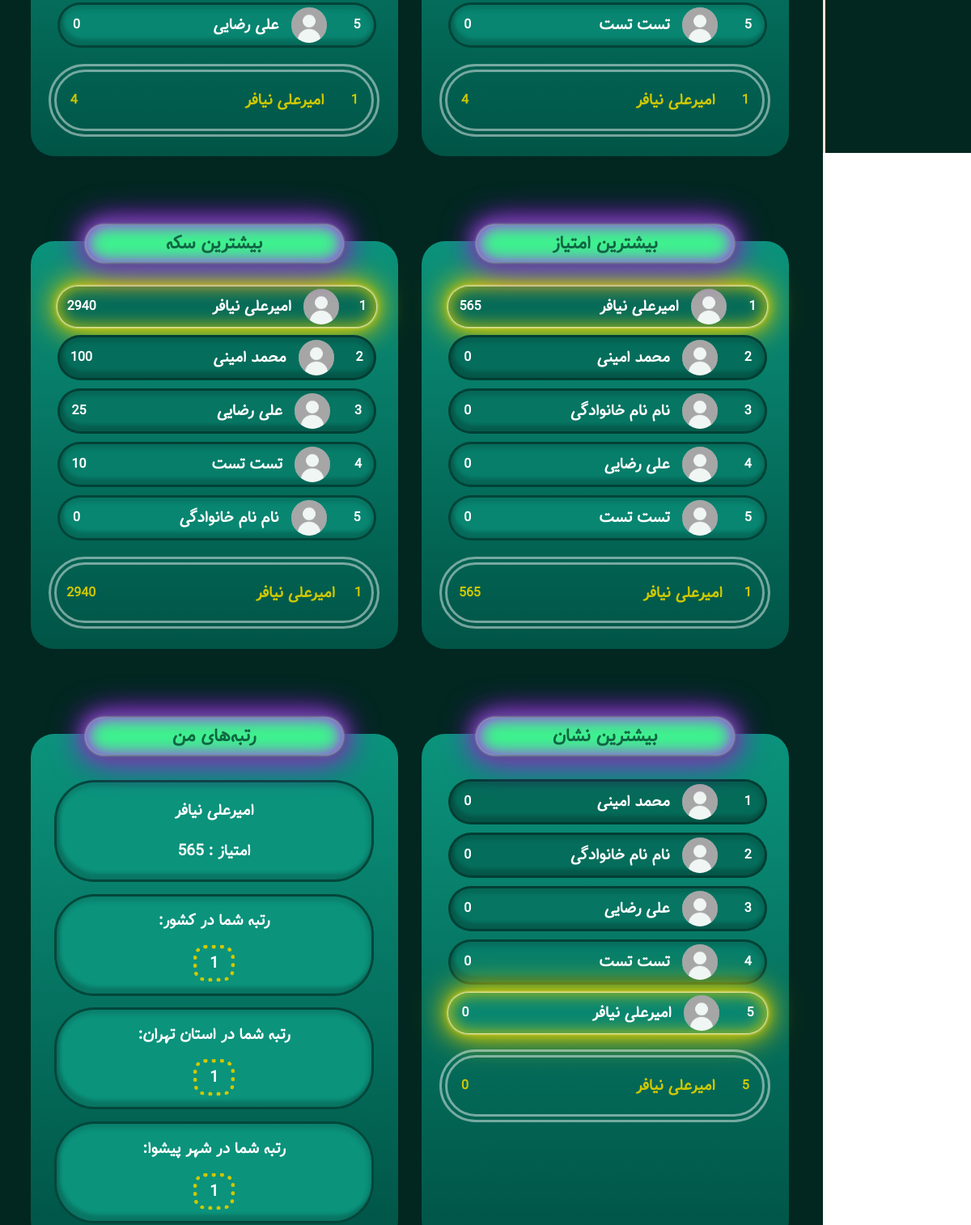
The app's page /club (signed in, middle part), older data.
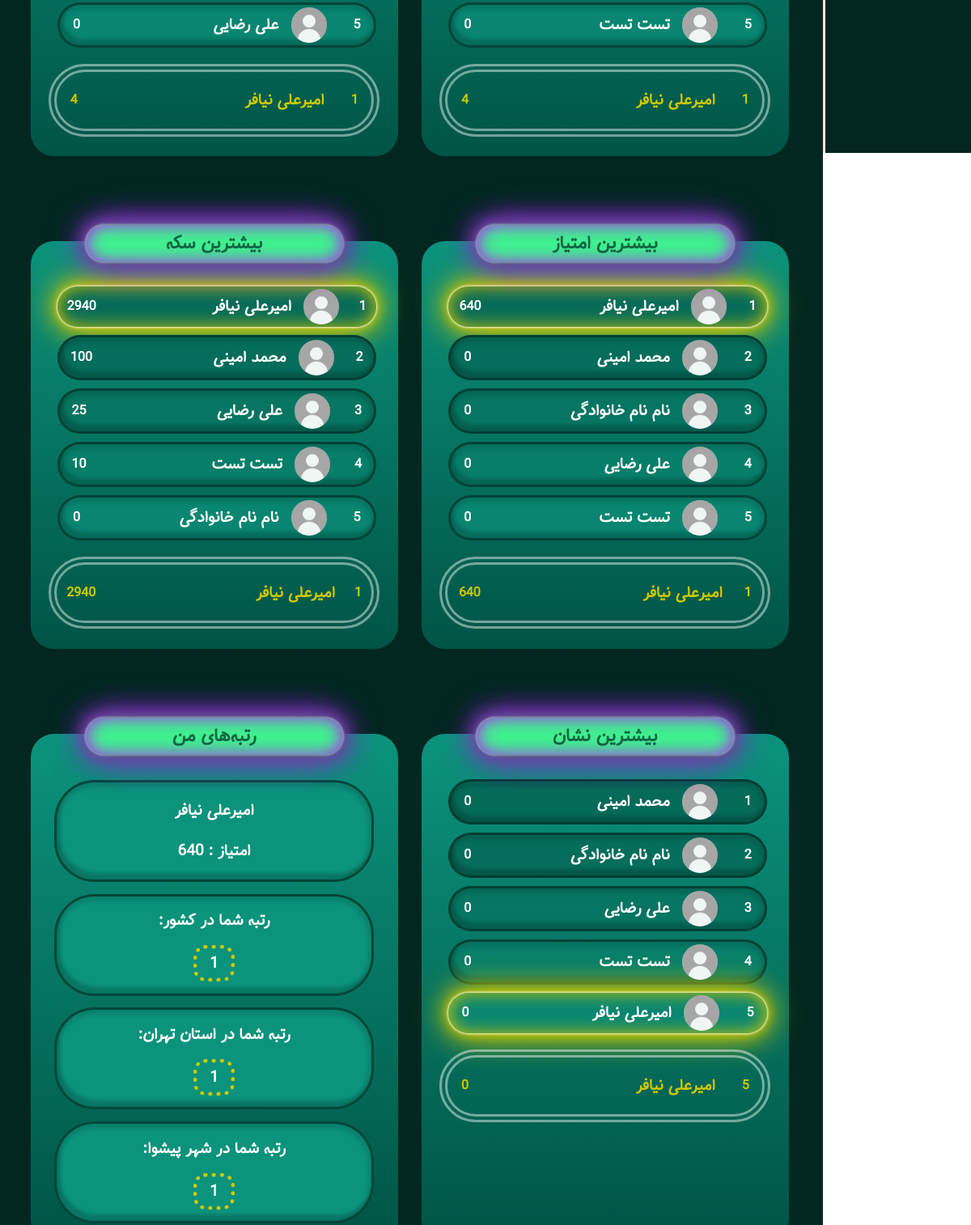
The same page, newer data.
### models/user.py (models this page shows)
class User(db.Model, UserMixin):
    __tablename__ = "users"
    id = Column(Integer, primary_key=True)
    name = Column(String, nullable=False, unique=True, index=True)
    username = Column(String, nullable=False, unique=True, index=True)
    password = Column(String, nullable=False, unique=True, index=True)
    code = Column(Integer, nullable=False, unique=True, index=True)
    phone = Column(String, nullable=False, index=True)
    email = Column(String, nullable=False, index=True)
    grade = Column(String, nullable=False, index=True)
    birth = Column(String, nullable=False, index=True)  #1340 - 1397
    gender = Column(String, nullable=False, index=True)
    type = Column(String, nullable=False, index=True)
    invite_code = Column(String, nullable=False, index=True)
    invite_auth = Column(String, nullable=False, index=True)
    msg_code = Column(Integer, index=True)
    province = Column(String, index=True)
    city = Column(String, index=True)
    school_name = Column(String, index=True)
    school_type = Column(String, index=True)
    home_addres = Column(String, index=True)
    recognition = Column(String, index=True)
    final = Column(Integer, default=0, index=True)
    authentication = Column(Integer, default=0, index=True)
    downloads = Column(Integer, default=2, index=True)
    coin = Column(Integer, default=0, index=True)
    point = Column(Integer, default=0, index=True)
    badge = Column(Integer, default=0, index=True)
    like = Column(Integer, default=0, index=True)
    invite = Column(Integer, default=0, index=True)

### blueprints/user.py (the view)
@app.route('/club',  strict_slashes=False)
@login_required
def club():
    top_coins = User.query.order_by(User.coin.desc()).limit(10).all()
    top_points = User.query.order_by(User.point.desc()).limit(10).all()
    top_likes = User.query.order_by(User.like.desc()).limit(10).all()
    top_badges = User.query.order_by(User.badge.desc()).limit(10).all()
    top_invites = User.query.order_by(User.invite.desc()).limit(10).all()
    rank_coins = User.query.order_by(User.coin.desc()).all().index(current_user)+1
    rank_points = User.query.order_by(User.point.desc()).all().index(current_user)+1
    rank_likes = User.query.order_by(User.like.desc()).all().index(current_user)+1
    rank_badges = User.query.order_by(User.badge.desc()).all().index(current_user)+1
    rank_invites = User.query.order_by(User.invite.desc()).all().index(current_user)+1
    province_rank = User.query.filter(User.province==current_user.province).order_by(User.point.desc()).all().index(current_user)+1
    city_rank = User.query.filter(User.city==current_user.city).order_by(User.point.desc()).all().index(current_user)+1
    return render_template("user/club.html", top_coins=top_coins, top_points=top_points, top_likes=top_likes, top_badges=top_badges, top_invites=top_invites,
                           rank_coins=rank_coins, rank_points=rank_points, rank_likes=rank_likes, rank_badges=rank_badges, rank_invites=rank_invites,
                            province_rank=province_rank, city_rank=city_rank)

### app.py (called while the page is built)
@login_manager.user_loader
def load_user(user_id):
    return User.query.filter(User.id==user_id).first()

### templates/user/club.html (shortened to what this page needs)
{% extends "Base.html" %}
{% block head %}
    <link rel="stylesheet" href="https://cdnjs.cloudflare.com/ajax/libs/font-awesome/4.7.0/css/font-awesome.min.css">
    <link rel="stylesheet" href="{{ url_for('static', filename='styles/user/club.css') }}">
    {% endblock %}
    {% block body %}
    <div id="continer">
        <div id="side-wrp">
        </div>
        <div id="content-wrp">
            <div id="main">
                <div class="table-co" id="invite-table-co">
                    <div class="table" id="invite-table">
                        <div class="name">
                            {%for i in top_invites%}
                            <div class="person p{{loop.index}} neonText {{'me' if i==current_user}}">
                                <h4>{{loop.index}}</h4>
                                <div class="bio">
                                    <img class="profile" src="{{ url_for('static', filename='main_img/user.jpg') }}" alt="">
                                    <h3 class="neonText">{{i.name}}</h3>
                                </div>
                                <h4>{{i.invite}}</h4>
                            </div>
                            {% endfor %}
                            {% if current_user.authentication==1 and current_user.final==1%}
                            <div class="my-level">
                                <h4>{{rank_invites}}</h4>
                                <div class="bio">
                                    <h3 class="neonText">{{current_user.name}}</h3>
                                </div>
                                <h4>{{current_user.invite}}</h4>
                            </div>
                            {% endif %}
                        </div>
                    </div>
                </div>
                <div class="table-co" id="like-table-co">
                    <div class="table" id="like-table">
                        <div class="name">
                            {%for i in top_likes%}
                            <div class="person p{{loop.index}} neonText {{'me' if i==current_user}}">
                                <h4>{{loop.index}}</h4>
                                <div class="bio">
                                    <img class="profile" src="{{ url_for('static', filename='main_img/user.jpg') }}" alt="">
                                    <h3 class="neonText">{{i.name}}</h3>
                                </div>
                                <h4>{{i.like}}</h4>
                            </div>
                            {% endfor %}
                            {% if current_user.authentication==1 and current_user.final==1%}
                            <div class="my-level">
                                <h4>{{rank_likes}}</h4>
                                <div class="bio">
                                    <h3 class="neonText">{{current_user.name}}</h3>
                                </div>
                                <h4>{{current_user.like}}</h4>
                            </div>
                            {% endif %}
                        </div>
                    </div>
                </div>
                <div class="table-co" id="point-table-co">
                    <div class="table" id="point-table">
                        <div class="title-table">
                            <h2 class="the-title">بیشترین امتیاز</h2>
                        </div>
                        <div class="name">
                            {%for i in top_points%}
                            <div class="person p{{loop.index}} neonText {{'me' if i==current_user}}">
                                <h4>{{loop.index}}</h4>
                                <div class="bio">
                                    <img class="profile" src="{{ url_for('static', filename='main_img/user.jpg') }}" alt="">
                                    <h3 class="neonText">{{i.name}}</h3>
                                </div>
                                <h4>{{i.point}}</h4>
                            </div>
                            {% endfor %}
                            {% if current_user.authentication==1 and current_user.final==1%}
                            <div class="my-level">
                                <h4>{{rank_points}}</h4>
                                <div class="bio">
                                    <h3 class="neonText">{{current_user.name}}</h3>
                                </div>
                                <h4>{{current_user.point}}</h4>
                            </div>
                            {% endif %}
                        </div>
                    </div>
                </div>
                <div class="table-co" id="coin-table-co">
                    <div class="table" id="coin-table">
                        <div class="title-table">
                            <h2 class="the-title">بیشترین سکه</h2>
                        </div>
                        <div class="name">
                            {%for i in top_coins%}
                            <div class="person p{{loop.index}} neonText {{'me' if i==current_user}}">
                                <h4>{{loop.index}}</h4>
                                <div class="bio">
                                    <img class="profile" src="{{ url_for('static', filename='main_img/user.jpg') }}" alt="">
                                    <h3 class="neonText">{{i.name}}</h3>
                                </div>
                                <h4>{{i.coin}}</h4>
                            </div>
                            {% endfor %}
                            {% if current_user.authentication==1 and current_user.final==1%}
                            <div class="my-level">
                                <h4>{{rank_coins}}</h4>
                                <div class="bio">
                                    <h3 class="neonText">{{current_user.name}}</h3>
                                </div>
                                <h4>{{current_user.coin}}</h4>
                            </div>
                            {% endif %}
                        </div>
                    </div>
                </div>
                <div class="table-co" id="badge-table-co">
                    <div class="table" id="badge-table">
                        <div class="title-table">
                            <h2 class="the-title">بیشترین نشان</h2>
                        </div>
                        <div class="name">
                            {%for i in top_badges%}
                            <div class="person p{{loop.index}} neonText {{'me' if i==current_user}}">
                                <h4>{{loop.index}}</h4>
                                <div class="bio">
                                    <img class="profile" src="{{ url_for('static', filename='main_img/user.jpg') }}" alt="">
                                    <h3 class="neonText">{{i.name}}</h3>
                                </div>
                                <h4>{{i.badge}}</h4>
                            </div>
                            {% endfor %}
                            {% if current_user.authentication==1 and current_user.final==1%}
                            <div class="my-level">
                                <h4>{{rank_badges}}</h4>
                                <div class="bio">
                                    <h3 class="neonText">{{current_user.name}}</h3>
                                </div>
                                <h4>{{current_user.badge}}</h4>
                            </div>
                            {% endif %}
                        </div>
                    </div>
                </div>
                <div class="table-co" id="my-table-co">
                    <div class="table" id="my-table">
                        <div class="title-table">
                            <h2 class="the-title">رتبه‌های من</h2>
                        </div>
                        <div class="name-my-table">
                            {% if current_user.authentication==1 and current_user.final==1%}
                            <div class="person my-rank my-name neonText">
                                <h3>{{current_user.name}}</h3>
                                <h3>امتیاز : {{current_user.point}}</h3>
                            </div>
                            <div class="person my-rank country neonText">
                                <h3>رتبه شما در کشور:</h3>
                                <h3 class="rank-num">{{rank_points}}</h3>
                            </div>
                            <div class="person my-rank province neonText">
                                <h3>رتبه شما در استان {{current_user.province}}:</h3>
                                <h3 class="rank-num">{{province_rank}}</h3>
                            </div>
                            <div class="person my-rank city neonText">
                                <h3>رتبه شما در شهر {{current_user.city}}:</h3>
                                <h3 class="rank-num">{{city_rank}}</h3>
                            </div>
                            {% else %}
                            <div class="person my-rank my-name neonText">
                                <h3>{{current_user.name}}</h3>
                                <h3><a href="{{url_for('user.completion')+'?next=/club'}}">مشاهده رتبه های من</a></h3>
                            </div>
                            {% endif %}
                        </div>
                    </div>
                </div>
            </div>
            </div>
        </div>
{% endblock %}

### templates/Base.html (shortened to what this page needs)
<!DOCTYPE html>
<html lang="fa" dir="rtl">
<head>
    {% block head%}{% endblock %}
    <link rel="stylesheet" href="{{ url_for('static', filename='libraries/sweetalert2/sweetalert2.min.css') }}">
</head>
<body>
    {% block body%}{% endblock %}
</body>
</html>

### static/styles/user/club.css (style rules this page uses)
body * { font-family: Tanha; }
.neonText { transition: 0.3s; }
.person.me { border: none; width: calc(95% + 6px); box-shadow: 0 0 .2rem #fff, 0 0 .2rem #fff, 0 0 2rem #cfc800, 0 0 0.8rem #cfc800, 0 0 2.8rem #cfc800, inset 0 0 1.3rem #cfc800; }
body { font-family: Arial; padding: 0px; margin: 0px; }
.table { padding-bottom: 20px; display: flex; align-items: center; flex-direction: column; width: 95%; max-width: 600px; border-radius: 29px; background-image: linear-gradient(#0b937c,#005446); transition: 0.5s; }
.person.p1 { background-color: #056b59; }
.person.p2 { background-color: #056d5b; }
.person.p3 { background-color: #067562; }
.person.p4 { background-color: #077e6a; }
.person.p5 { background-color: #088671; }
.title-table { display: flex; justify-content: center; align-items: center; position: relative; top: -20px; border-radius: 15px; width: 70%; height: 50px; border-radius: 42px; border-radius: 42px; background: #3df58d; box-shadow: 1px 1px 25px #186238, -1px -1px 25px #62ffe235, 0 0 .2rem #fff, 0 0 .2rem #fff, 0 0 2rem #bc13fe, 0 0 0.8rem #bc13fe, 0 0 2.8rem #bc13fe, inset 0 0 1.3rem #bc13fe; transition: 0.3s; }
.name { width: 90%; height: 100%; }
.person { display: flex; justify-content: space-around; align-items: center; display: flex; justify-content: space-around; align-items: center; margin: 1%; margin-top: 10px; width: 95%; height: 50px; background-color: #0b937c; border: 3px #012d25bc solid; color: white; text-align: center; text-decoration: none; font-size: 16px; cursor: pointer; border-radius: 50px; box-shadow: inset 4px -8px 4px 0px rgb(4 4 4 / 19%), inset -1px 3px 5px 3px rgb(0 0 0 / 12%); transition: background-color 0.3s, transform 0.3s; }
.my-level { display: flex; justify-content: space-around; align-items: center; border: 10px double #ffffff74; border-radius: 50px; margin-top: 20px; padding: 0.006%; color: #cfc800; }
h3 { font-size: 1.4em; margin-top: 0; margin-bottom: 0; }
.bio { display: flex; justify-content: start; align-items: center; gap: 25px; height: 100%; width: 70%; }
.profile { height: calc(100% - 6px); border-radius: 50%; }
.the-title { color: #116644; }
.table-co { display: flex; justify-content: center; margin-top: 100px; width: 100% ; }
.name-my-table { display: flex; flex-direction: column; justify-content: space-evenly; align-items: center; width: 90%; height: 100%; }
.person.my-rank { display: flex; flex-direction: column; justify-content: space-evenly; height: 120px; }
.rank-num { border: 5px dotted #cfc800; padding: 2px; padding-left: 15px; padding-right: 15px; border-radius: 15px; }
h2 { margin: 0; }
#side-wrp { display: flex; }
@media only screen and (min-width: 1025px) { #continer { display: flex; width: 100%; height: auto; } }
@media only screen and (min-width: 1025px) { #content-wrp { width: 85%; background-color: #012720; justify-content: center; align-items: center; } }
@media only screen and (min-width: 1025px) { #side-wrp { flex-direction: column; position: sticky; top: 0; width: 15%; background-color: #012720; border-left: 3px solid #fbe1d2; height: 100vh; } }
@media only screen and (min-width: 1025px) { #main { display: grid; gap: 5px; grid-template-columns: 50% 50%; margin: 3%; } }
@media only screen and (min-width: 1024px) and (max-width: 1400px) { h3 { font-size: 1.2em; } }
@media only screen and (min-width: 1024px) and (max-width: 1400px) { .bio { gap: 15px; } }
@media only screen and (min-width: 1024px) and (max-width: 1400px) { h2 { font-size: 1.4em; } }

Row changes from the older to the newer data that the page shows:
changed User "امیرعلی نیافر": point "565" → "640"
